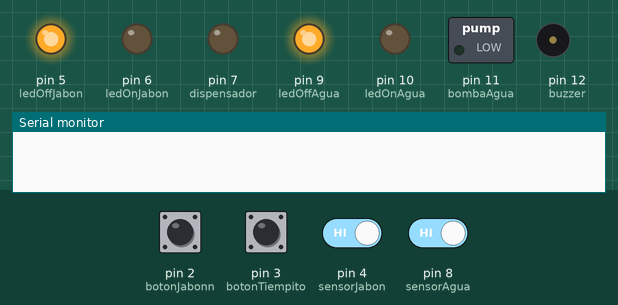
A sketch run on a simulated Arduino Uno, built with avr-gcc and run on an emulated ATmega328P. Shown: switched loads named in the sketch (green lamp = pin HIGH), output pins drawn as LEDs (lit = HIGH), buzzer (waves = sounding, pin HIGH), the last lines printed to the serial monitor. The test bench sets the inputs (shaded band); at power-on: pin 3 (botonTiempito), pin 4 (sensorJabon), pin 8 (sensorAgua) HIGH, pin 2 (botonJabonn) LOW. EEPROM starts erased.

Above: at 1.2 s.
1.3 s: pin 3 (botonTiempito) pulled LOW for 0.15 s
At 1.8 s:
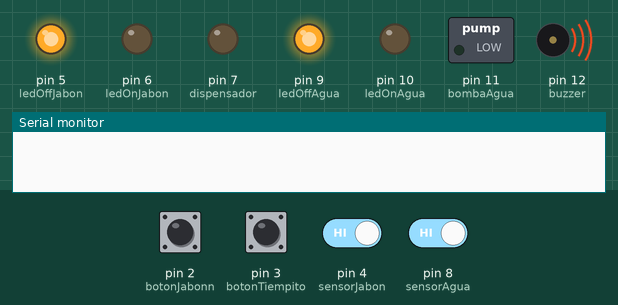
3.4 s: pin 2 (botonJabonn) pulled HIGH for 0.15 s
At 3.47 s:
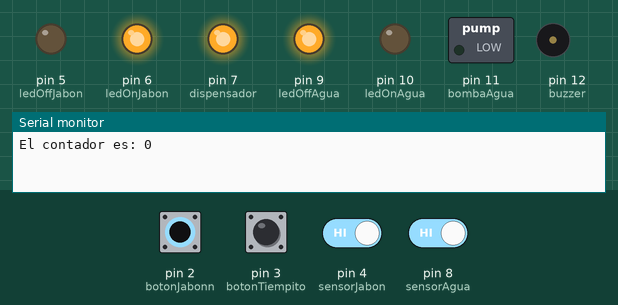
5.0 s: pin 8 (sensorAgua) driven LOW
At 6.2 s:
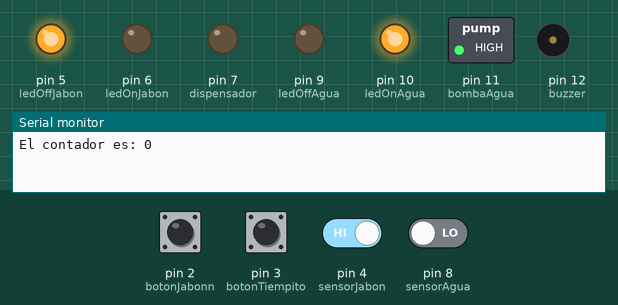
6.5 s: pin 4 (sensorJabon) driven LOW
At 7.6 s:
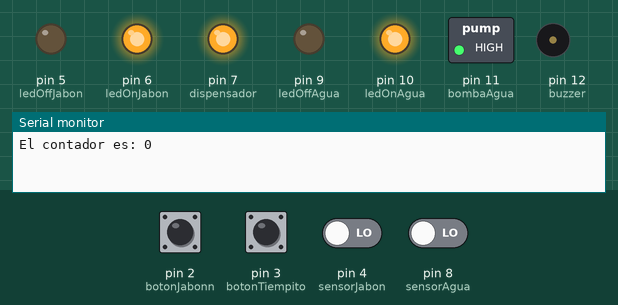
8.0 s: pin 3 (botonTiempito) pulled LOW for 1 s
At 9.4 s:
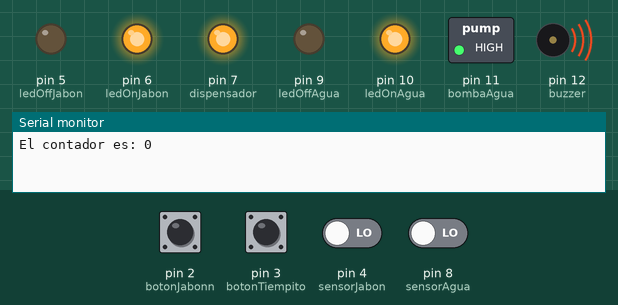
12.0 s: pin 3 (botonTiempito) pulled LOW for 0.15 s
At 15.1 s:
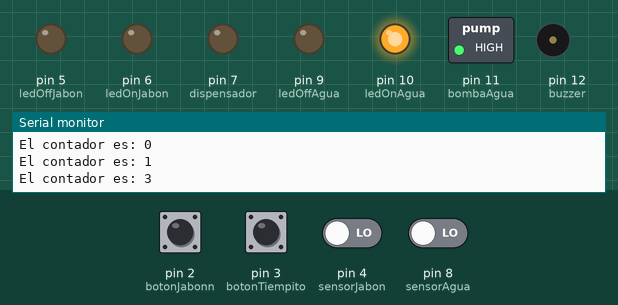
Timing chart, 0 to 16.1 s (numbered marks = the images above; inputs shaded):
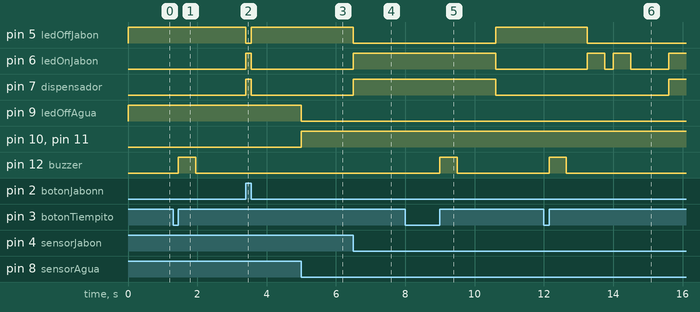

The sketch:

LavamanosV1.ino
```cpp
/*d
//Codigo lavamanos automatico v1, usando protothreads
*/

/*
Tareas
ajustar tiempo para dispensar el jabon definitivamente

*/


#include <protothreads.h>
#include <EEPROM.h>

const int sensorJabon = 4;
const int ledOffJabon = 5;    //color rojo led apagado jabon
const int ledOnJabon = 6;   //color verde led encendido jabon
const int dispensador = 7;  //salida para activar el rele del dispensador

bool estadoSensorJ = true;    //guarda el estado del sensor jabon(True si el sensor es NPN(logica negativa))

const int sensorAgua = 8;
const int ledOffAgua = 9;    //color rojo led apagado jabon
const int ledOnAgua = 10;   //color verde led encendido jabon
const int bombaAgua = 11;     //salida para activar el rele de la (Bomba, electrovalvula)

bool estadoSensorAgua = true;  //guarda el estado del sensor agua(True si el sensor es NPN(logica negativa))

const int botonJabonn = 2;    //modo continuo jabon para dispensar nueva botella
bool estadoBoton = false;  //Creo que no se esta usando esta varialble

const int botonTiempito = 3; //boton para determinar tiempo del dispensador
bool estadoBotonTiempito = false;
bool UltestadoBotonTiempito = true; //ultimo estado del boton tiempito
const int buzzer = 12;

int contador = 0;   //variable se usa en el tiempo de dispensado de jabon
int ultimoContador;

int tiempito = 0;
//variables para guardar el tiempo de dispensado de jabon
int tiempito1 = 1100;
int tiempito2 = 2100; //pareca que este va a ser maximo
//int tiempito3 = 3200;
int ultimoTiempito;

pt ptActivarAgua;
int activarAguaThread(struct pt* pt)
{
    PT_BEGIN(pt);

    for(;;)
    {
        if(estadoSensorAgua == false) //compara con logica negativa por el sensor es NPN(se activa con logica negativa)
        {
            digitalWrite(ledOffAgua, LOW);
            digitalWrite(ledOnAgua, HIGH);
            digitalWrite(bombaAgua, HIGH);
            PT_SLEEP(pt, 5000);   //tiempo de espera para evitar falso del sensor de agua y no apague y prenda
        }

        else
        {
            digitalWrite(ledOffAgua, HIGH);
            digitalWrite(ledOnAgua, LOW);
            digitalWrite(bombaAgua, LOW);
            PT_YIELD(pt);
        }
    }
    PT_END(pt);
}

pt ptSensorAgua;
int sensorAguaThread(struct pt* pt)
{
  PT_BEGIN(pt);

  for(;;)
  {
  	estadoSensorAgua = digitalRead(sensorAgua);
	  PT_YIELD(pt);
  }

  PT_END(pt);
}


pt ptBlink;     //ptblick es para controlar el teimpo del dispensdor de jabon
int blinkThread(struct pt* pt)
{
  PT_BEGIN(pt);

  for(;;)
  {
	  if (estadoSensorJ == false)
    {
		digitalWrite(ledOffJabon, LOW);
    digitalWrite(ledOnJabon, HIGH);
    digitalWrite(dispensador, HIGH);   // Encender dispensador (HIGH is the voltage level)
    PT_SLEEP(pt, tiempito);                 //tiempo de activacion
    digitalWrite(ledOnJabon, LOW);
    digitalWrite(ledOffJabon, HIGH);
		digitalWrite(dispensador, LOW);    // apgar dispensador by making the voltage LOW
		PT_SLEEP(pt, 5000);               //tiempo para evitar desperdicio de jabon
	  }

    else
    {
		digitalWrite(dispensador, LOW);    // mantener apagado sipensador si no hay activacion
    digitalWrite(ledOffJabon, HIGH);    //mantiene encendido led rojo de jabon
    digitalWrite(ledOnJabon, LOW);
		PT_YIELD(pt);
	  }
  }

  PT_END(pt);
}

pt ptButton;      //ptButton controla el estado del sensor de jabon
int buttonThread(struct pt* pt)
{
  PT_BEGIN(pt);

  // Loop forever
  for(;;)
  {
	// read the state of the pushbutton value:
  	estadoSensorJ = digitalRead(sensorJabon);
	  PT_YIELD(pt);
  }

  PT_END(pt);
}

void setup()
{
  Serial.begin(9600);
  tiempito = EEPROM.get(10, ultimoTiempito); //retorna el ultimo dato de contadr y tiempito
  contador = EEPROM.get(0, ultimoContador);

  PT_INIT(&ptActivarAgua);
  PT_INIT(&ptSensorAgua);

  PT_INIT(&ptBlink);    // INICIALIZAR protothreads
  PT_INIT(&ptButton);

  pinMode(botonJabonn, INPUT);
  pinMode(sensorJabon, INPUT);
  pinMode(dispensador, OUTPUT);
  pinMode(ledOffJabon, OUTPUT);
  pinMode(ledOnJabon, OUTPUT);

  pinMode(sensorAgua, INPUT);
  pinMode(bombaAgua, OUTPUT);
  pinMode(ledOffAgua, OUTPUT);
  pinMode(ledOnAgua, OUTPUT);

  pinMode(botonTiempito, INPUT);
  pinMode(buzzer, OUTPUT);

  digitalWrite(ledOnJabon, LOW);
  digitalWrite(ledOffJabon, HIGH);

  digitalWrite(ledOnAgua, LOW);
  digitalWrite(ledOffAgua, HIGH);

  /*Serial.println("Ultimo tiempo es: ");
  Serial.println(EEPROM.get(10, ultimoTiempito));
  delay(2000);
  Serial.println("Ultimo contador es: ");
  Serial.println(EEPROM.get(0, ultimoContador));*/

}

void loop()
{
  PT_SCHEDULE(activarAguaThread(&ptActivarAgua));
  PT_SCHEDULE(sensorAguaThread(&ptSensorAgua));

  PT_SCHEDULE(blinkThread(&ptBlink));   //llamar a funciones de contro y encendido de dispensador
  PT_SCHEDULE(buttonThread(&ptButton));

  //llma a la funcion activar agua sin prototreads borrardespues de realizar pruebas
  //activarAgua();

  while (digitalRead(botonJabonn) == true)  //modo continuo de jabon
  {
    jabonContinuo();
  }

  estadoBotonTiempito = digitalRead(botonTiempito); //Lee pulsador de cantidad de dispensado de jabon
  if (estadoBotonTiempito != UltestadoBotonTiempito)
  {
    if (estadoBotonTiempito == true)
    {
      llamarBuzzer();
      contador++;
      delay(600);
      Serial.print("El contador es: ");
      Serial.println(contador);
    }
  }
  UltestadoBotonTiempito = estadoBotonTiempito;

  if (contador == 1)
      {
        modo1();
      }
      else if (contador == 3)
      {
        modo2();
      }
      /*
      else if (contador == 5)
      {
        modo3();
      }*/
}
/*Borrar despues de realizar pruebas
void activarAgua()
{
    bool estadoSensorA = false;
    estadoSensorA = digitalRead(sensorAgua);
    if (estadoSensorA == true)
    {
      digitalWrite(ledOffAgua, LOW);
      digitalWrite(ledOnAgua, HIGH);
      digitalWrite(bomba, LOW);   //logica invertida por sensor NPN(activacion con nivel logico bajo)

    }

    else
    {
      digitalWrite(bomba, HIGH);
      digitalWrite(ledOnAgua, LOW);
      digitalWrite(ledOffAgua, HIGH);

    }
    delay(500);     //delay para estabilidad contra falsa deteccion
}
*/
void jabonContinuo()
{
  digitalWrite(ledOffJabon, LOW);
  digitalWrite(ledOnJabon, HIGH);
  digitalWrite(dispensador, HIGH);
}

void jabonContinuoOff()
{
  digitalWrite(dispensador, HIGH);    // mantener apagado sipensador si no hay activacion
  digitalWrite(ledOnJabon, LOW);
  digitalWrite(ledOffJabon, LOW);
}

void llamarBuzzer()
{
  digitalWrite(buzzer, HIGH);
  delay(500);
  digitalWrite(buzzer, LOW);
}

void modo2()
{
    tiempito = tiempito2;
    ultimoTiempito = tiempito;
    EEPROM.put(10, ultimoTiempito);

    digitalWrite(ledOffJabon, LOW);
    digitalWrite(ledOnJabon, HIGH);
    delay(500);
    digitalWrite(ledOnJabon, LOW);
    delay(250);
    digitalWrite(ledOnJabon, HIGH);
    delay(500);
    digitalWrite(ledOnJabon, LOW);


    contador = 0;
    ultimoContador = contador;
    EEPROM.put(0, ultimoContador);
    /*
    Serial.println("Ultimo tiempo es: ");
    Serial.println(EEPROM.get(10, ultimoTiempito));

    Serial.println("Ultimo contador es: ");
    Serial.println(EEPROM.get(0, ultimoContador));
    */
}
/*
void modo3()
{

    tiempito = tiempito3;
    ultimoTiempito = tiempito;
    EEPROM.put(10, ultimoTiempito);

    digitalWrite(ledOffJabon, LOW);
    digitalWrite(ledOnJabon, HIGH);
    delay(500);
    digitalWrite(ledOnJabon, LOW);
    delay(250);
    digitalWrite(ledOnJabon, HIGH);
    delay(500);
    digitalWrite(ledOnJabon, LOW);
    delay(250);
    digitalWrite(ledOnJabon, HIGH);
    delay(500);
    digitalWrite(ledOnJabon, LOW);

    contador = 0;
    ultimoContador = contador;
    EEPROM.put(0, ultimoContador);

    Serial.println("Ultimo tiempo es: ");
    Serial.println(EEPROM.get(10, ultimoTiempito));

    Serial.println("Ultimo contador es: ");
    Serial.println(EEPROM.get(0, ultimoContador));

}
*/

void modo1()
{

    tiempito = tiempito1;
    ultimoTiempito = tiempito;
    EEPROM.put(10, ultimoTiempito);

    digitalWrite(ledOffJabon, LOW);
    digitalWrite(ledOnJabon, HIGH);
    delay(500);
    digitalWrite(ledOnJabon, LOW);

    contador = contador + 1;
    ultimoContador = contador;
    EEPROM.put(0, ultimoContador);
    /*
    Serial.println("Ultimo tiempo es: ");
    Serial.println(EEPROM.get(10, ultimoTiempito));

    Serial.println("Ultimo contador es: ");
    Serial.println(EEPROM.get(0, ultimoContador));
    */
}
```

Measured:
- after the input at 1.3 s, pin 12 (buzzer): LOW → HIGH after 0.15 s, → LOW 0.50 s later
- after the input at 3.4 s, pin 5 (ledOffJabon): HIGH → LOW at once, → HIGH 0.15 s later; pin 6 (ledOnJabon), pin 7 (dispensador): LOW → HIGH at once, → LOW 0.15 s later
- after the input at 5.0 s, pin 9 (ledOffAgua): HIGH → LOW at once; pin 10 (ledOnAgua), pin 11 (bombaAgua): LOW → HIGH at once
- after the input at 6.5 s, pin 5 (ledOffJabon): HIGH → LOW at once; pin 6 (ledOnJabon), pin 7 (dispensador): LOW → HIGH at once
- after the input at 8.0 s, pin 5 (ledOffJabon): LOW → HIGH after 2.6 s; pin 6 (ledOnJabon), pin 7 (dispensador): HIGH → LOW after 2.6 s; pin 12 (buzzer): LOW → HIGH after 1.0 s, → LOW 0.50 s later
- after the input at 12.0 s, pin 5 (ledOffJabon): HIGH → LOW after 1.3 s instead of 3.6 s; pin 12 (buzzer): LOW → HIGH after 0.15 s, → LOW 0.50 s later
